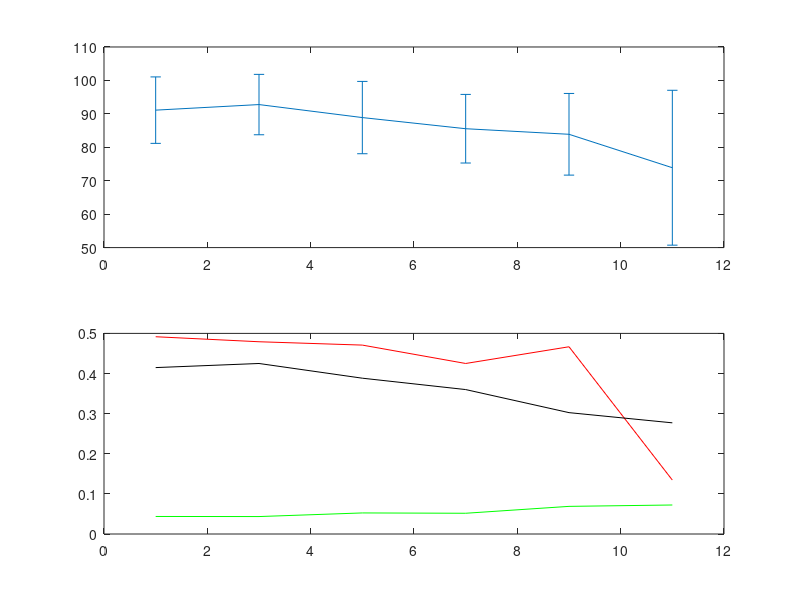

This figure's MATLAB source:
clc
clear all
close all


k=[1	3	5	7	9	11];
prec=[0.491666667	0.479166667	0.470833333	0.425	0.466666667	0.13444];
revoc=[0.414761905	0.425	0.388333333	0.36	0.3025	0.277083333];
Acuracia=[91.11111111	92.77777778	88.88888889	85.55555556	83.88888889	73.88888889];
desvio_Ac=[9.9380799	9.030307788	10.81476141	10.25978352	12.21158495	23.16003593];
tempo=[0.043704	0.043479	0.052515	0.051698	0.068871	0.07230];

figure(1)
subplot(2,1,1)
errorbar(k,Acuracia,desvio_Ac)
hold on
subplot(2,1,2)
plot(k,prec,'r')
hold on
plot(k,revoc,'black')
hold on
plot(k,tempo,'g')
hold off

